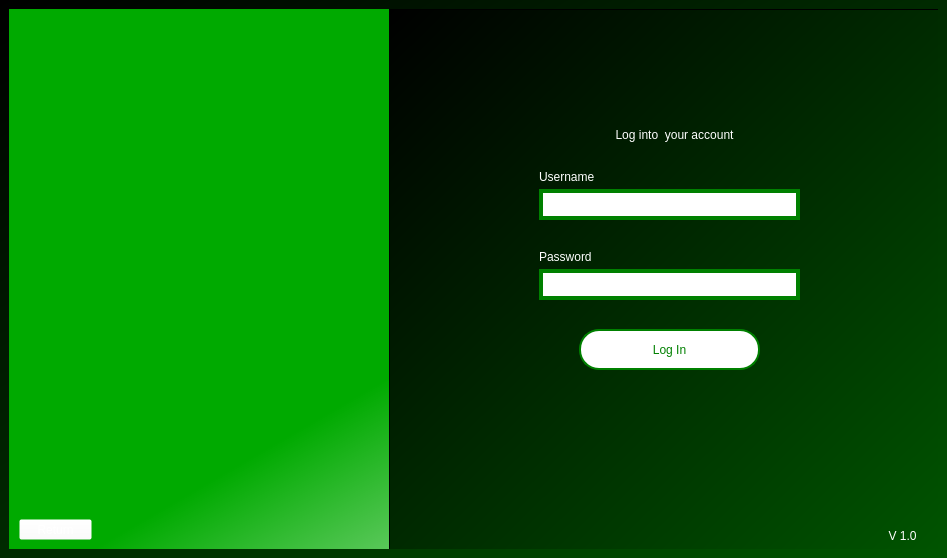
<?xml version="1.0" encoding="UTF-8"?>
<ui version="4.0">
 <class>MainWindow</class>
 <widget class="QMainWindow" name="MainWindow">
  <property name="geometry">
   <rect>
    <x>0</x>
    <y>0</y>
    <width>947</width>
    <height>558</height>
   </rect>
  </property>
  <property name="windowTitle">
   <string>MainWindow</string>
  </property>
  <property name="styleSheet">
   <string notr="true">QMainWindow#MainWindow{background-color:qlineargradient(spread:pad, x1:0, y1:0, x2:1, y2:1, stop:0 rgba(0, 0, 0, 255), stop:1 rgba(0, 85, 0, 255));}</string>
  </property>
  <widget class="QWidget" name="centralwidget">
   <widget class="QWidget" name="widget" native="true">
    <property name="geometry">
     <rect>
      <x>9</x>
      <y>9</y>
      <width>929</width>
      <height>540</height>
     </rect>
    </property>
    <property name="styleSheet">
     <string notr="true">QWidget#widget{
background-color: qlineargradient(spread:pad, x1:0.545, y1:0.545, x2:1, y2:1, stop:0 rgba(0, 170, 0, 255), stop:1 rgba(255, 255, 255, 255));}</string>
    </property>
    <widget class="QLabel" name="welcome_lbl">
     <property name="geometry">
      <rect>
       <x>500</x>
       <y>80</y>
       <width>331</width>
       <height>91</height>
      </rect>
     </property>
     <property name="layoutDirection">
      <enum>Qt::LeftToRight</enum>
     </property>
     <property name="styleSheet">
      <string notr="true">font: 18pt &quot;DejaVu Sans&quot;;
color: rgb(255, 255, 255);</string>
     </property>
     <property name="text">
      <string>Log into  your account</string>
     </property>
     <property name="alignment">
      <set>Qt::AlignCenter</set>
     </property>
    </widget>
    <widget class="QPushButton" name="login">
     <property name="geometry">
      <rect>
       <x>570</x>
       <y>320</y>
       <width>181</width>
       <height>41</height>
      </rect>
     </property>
     <property name="cursor">
      <cursorShape>PointingHandCursor</cursorShape>
     </property>
     <property name="styleSheet">
      <string notr="true">border-radius:20px;
background-color: rgb(255, 255, 255);
font: 16pt &quot;MS Serif&quot;;
color:green;
border:2px solid green;</string>
     </property>
     <property name="text">
      <string>Log In</string>
     </property>
    </widget>
    <widget class="QLineEdit" name="username">
     <property name="geometry">
      <rect>
       <x>530</x>
       <y>180</y>
       <width>261</width>
       <height>31</height>
      </rect>
     </property>
     <property name="styleSheet">
      <string notr="true">border:4px solid green;</string>
     </property>
    </widget>
    <widget class="QLineEdit" name="password">
     <property name="geometry">
      <rect>
       <x>530</x>
       <y>260</y>
       <width>261</width>
       <height>31</height>
      </rect>
     </property>
     <property name="styleSheet">
      <string notr="true">border:4px solid green;</string>
     </property>
    </widget>
    <widget class="QLabel" name="label">
     <property name="geometry">
      <rect>
       <x>530</x>
       <y>160</y>
       <width>91</width>
       <height>16</height>
      </rect>
     </property>
     <property name="styleSheet">
      <string notr="true">font: 75 10pt &quot;Modern&quot;;
font: 87 10pt &quot;Arial Black&quot;;
color:rgb(255, 255, 255)</string>
     </property>
     <property name="text">
      <string>Username</string>
     </property>
    </widget>
    <widget class="QLabel" name="label_2">
     <property name="geometry">
      <rect>
       <x>530</x>
       <y>240</y>
       <width>91</width>
       <height>16</height>
      </rect>
     </property>
     <property name="styleSheet">
      <string notr="true">font: 75 10pt &quot;Modern&quot;;
font: 87 10pt &quot;Arial Black&quot;;
color: rgb(255, 255, 255);</string>
     </property>
     <property name="text">
      <string>Password</string>
     </property>
    </widget>
    <widget class="QPushButton" name="back">
     <property name="geometry">
      <rect>
       <x>10</x>
       <y>510</y>
       <width>73</width>
       <height>21</height>
      </rect>
     </property>
     <property name="cursor">
      <cursorShape>PointingHandCursor</cursorShape>
     </property>
     <property name="styleSheet">
      <string notr="true">background-color:rgba(255, 255, 255, 0);
color: white;
font: 10pt &quot;MS Shell Dlg 2&quot;;</string>
     </property>
     <property name="text">
      <string>Return</string>
     </property>
     <property name="icon">
      <iconset>
       <normaloff>../../../../Downloads/back.png</normaloff>../../../../Downloads/back.png</iconset>
     </property>
    </widget>
    <widget class="QLabel" name="error">
     <property name="geometry">
      <rect>
       <x>530</x>
       <y>300</y>
       <width>351</width>
       <height>16</height>
      </rect>
     </property>
     <property name="styleSheet">
      <string notr="true">font: 75 9pt &quot;MS Shell Dlg 2&quot;;
color:rgb(255, 0, 0);</string>
     </property>
     <property name="text">
      <string/>
     </property>
    </widget>
    <widget class="QLabel" name="label_5">
     <property name="geometry">
      <rect>
       <x>0</x>
       <y>142</y>
       <width>355</width>
       <height>186</height>
      </rect>
     </property>
     <property name="text">
      <string/>
     </property>
     <property name="pixmap">
      <pixmap>../../../../Downloads/HomePage_Graphics.png</pixmap>
     </property>
     <property name="scaledContents">
      <bool>true</bool>
     </property>
    </widget>
    <widget class="QFrame" name="frame">
     <property name="geometry">
      <rect>
       <x>380</x>
       <y>0</y>
       <width>559</width>
       <height>550</height>
      </rect>
     </property>
     <property name="styleSheet">
      <string notr="true">QFrame#frame{
background-color:qlineargradient(spread:pad, x1:0, y1:0, x2:1, y2:1, stop:0 rgba(0, 0, 0, 255), stop:1 rgba(0, 85, 0, 255));}</string>
     </property>
     <property name="frameShape">
      <enum>QFrame::StyledPanel</enum>
     </property>
     <property name="frameShadow">
      <enum>QFrame::Raised</enum>
     </property>
     <widget class="QLabel" name="label_4">
      <property name="geometry">
       <rect>
        <x>490</x>
        <y>520</y>
        <width>47</width>
        <height>13</height>
       </rect>
      </property>
      <property name="styleSheet">
       <string notr="true">color:rgb(255, 255, 255);</string>
      </property>
      <property name="text">
       <string>V 1.0</string>
      </property>
      <property name="alignment">
       <set>Qt::AlignCenter</set>
      </property>
     </widget>
    </widget>
    <zorder>back</zorder>
    <zorder>label_5</zorder>
    <zorder>frame</zorder>
    <zorder>login</zorder>
    <zorder>label_2</zorder>
    <zorder>label</zorder>
    <zorder>password</zorder>
    <zorder>error</zorder>
    <zorder>welcome_lbl</zorder>
    <zorder>username</zorder>
   </widget>
  </widget>
 </widget>
 <resources/>
 <connections/>
</ui>
